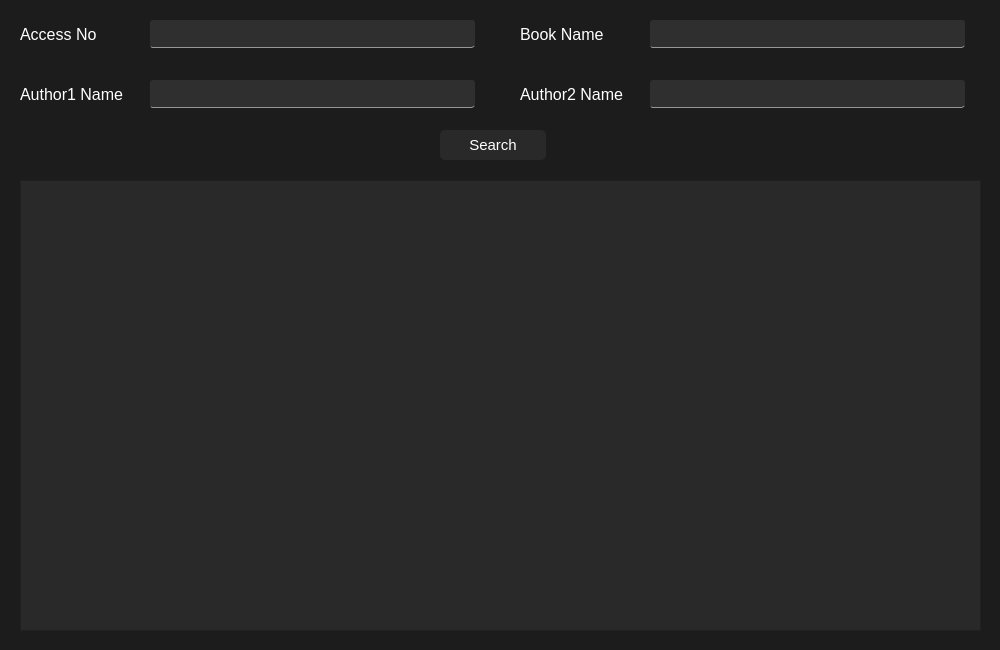
<?xml version="1.0" encoding="UTF-8"?>
<ui version="4.0">
 <class>SearchBook</class>
 <widget class="QMainWindow" name="SearchBook">
  <property name="geometry">
   <rect>
    <x>0</x>
    <y>0</y>
    <width>1000</width>
    <height>650</height>
   </rect>
  </property>
  <property name="minimumSize">
   <size>
    <width>1000</width>
    <height>650</height>
   </size>
  </property>
  <property name="maximumSize">
   <size>
    <width>1000</width>
    <height>650</height>
   </size>
  </property>
  <property name="windowTitle">
   <string>MainWindow</string>
  </property>
  <property name="styleSheet">
   <string notr="true">QWidget{
	background-color: #1C1C1C;
}

QLineEdit{
	background-color: #2F2F2F;
	border-radius: 3px;
	color: white;
	border-bottom: 1px;
	border-style: solid;
	border-color: #979797;
}

QLineEdit:focus{
	border-color: #60CDFF;
}

QPushButton
{
    color: white;
    font-size: 15px;
    background-color: #292929;
    border-radius: 5px;
    font-family: &quot;Noto Sans&quot;
}

QPushButton::hover{ 
    background-color: #2F2F2F;
}

QPushButton:pressed{
    border-width: 1px;
    border-style: solid;
	border-color: white;
}

QLabel
{
    color: white;
	font-size: 16px;
    font-family: &quot;Noto Sans&quot;;l
    border-radius: 5px;
}

QTableView{
	background: #292929;
    font-family: &quot;Noto Sans&quot;;
	gridline-color: &quot;white&quot;;
	color: &quot;white&quot;;
}

QTableView::item:hover{
	background-color: #2F2F2F
}

QTableView::item:selected{
	background-color: #232323;
}


QHeaderView{
	background: #292929;
	gridline-color: &quot;white&quot;;
	color: &quot;white&quot;
}</string>
  </property>
  <widget class="QWidget" name="centralwidget">
   <widget class="QLabel" name="label">
    <property name="geometry">
     <rect>
      <x>20</x>
      <y>20</y>
      <width>140</width>
      <height>28</height>
     </rect>
    </property>
    <property name="text">
     <string>Access No</string>
    </property>
   </widget>
   <widget class="QLabel" name="label_2">
    <property name="geometry">
     <rect>
      <x>520</x>
      <y>20</y>
      <width>140</width>
      <height>28</height>
     </rect>
    </property>
    <property name="text">
     <string>Book Name</string>
    </property>
   </widget>
   <widget class="QLabel" name="label_3">
    <property name="geometry">
     <rect>
      <x>20</x>
      <y>80</y>
      <width>140</width>
      <height>28</height>
     </rect>
    </property>
    <property name="text">
     <string>Author1 Name</string>
    </property>
   </widget>
   <widget class="QLabel" name="label_4">
    <property name="geometry">
     <rect>
      <x>520</x>
      <y>80</y>
      <width>140</width>
      <height>28</height>
     </rect>
    </property>
    <property name="text">
     <string>Author2 Name</string>
    </property>
   </widget>
   <widget class="QLineEdit" name="txtAuthor2Name">
    <property name="geometry">
     <rect>
      <x>650</x>
      <y>80</y>
      <width>315</width>
      <height>28</height>
     </rect>
    </property>
   </widget>
   <widget class="QLineEdit" name="txtAuthor1Name">
    <property name="geometry">
     <rect>
      <x>150</x>
      <y>80</y>
      <width>325</width>
      <height>28</height>
     </rect>
    </property>
   </widget>
   <widget class="QLineEdit" name="txtBookName">
    <property name="geometry">
     <rect>
      <x>650</x>
      <y>20</y>
      <width>315</width>
      <height>28</height>
     </rect>
    </property>
   </widget>
   <widget class="QLineEdit" name="txtAccessNo">
    <property name="geometry">
     <rect>
      <x>150</x>
      <y>20</y>
      <width>325</width>
      <height>28</height>
     </rect>
    </property>
   </widget>
   <widget class="QPushButton" name="searchButton">
    <property name="geometry">
     <rect>
      <x>440</x>
      <y>130</y>
      <width>106</width>
      <height>30</height>
     </rect>
    </property>
    <property name="text">
     <string>Search</string>
    </property>
   </widget>
   <widget class="QTableView" name="bookSearchTable">
    <property name="geometry">
     <rect>
      <x>20</x>
      <y>180</y>
      <width>961</width>
      <height>451</height>
     </rect>
    </property>
    <attribute name="horizontalHeaderDefaultSectionSize">
     <number>150</number>
    </attribute>
    <attribute name="verticalHeaderDefaultSectionSize">
     <number>46</number>
    </attribute>
   </widget>
  </widget>
 </widget>
 <resources/>
 <connections/>
</ui>
